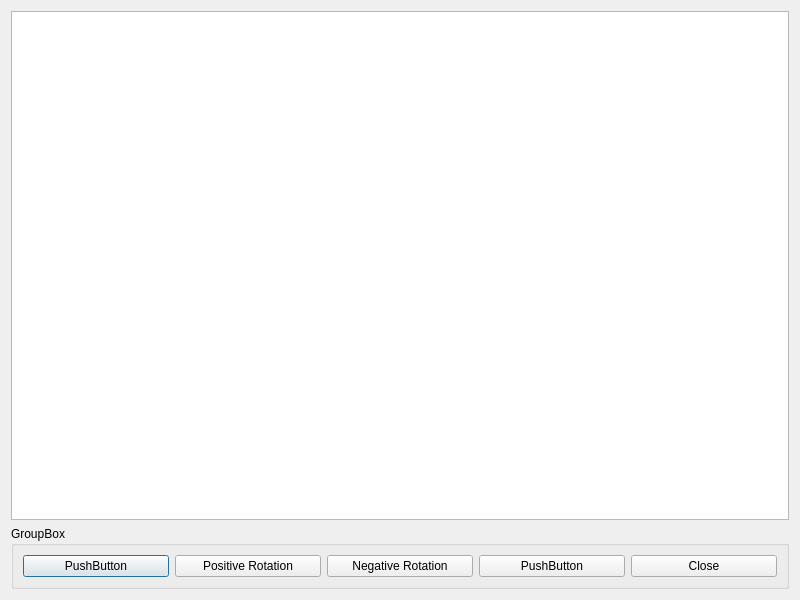
<?xml version="1.0" encoding="UTF-8"?>
<ui version="4.0">
 <class>Dialog</class>
 <widget class="QDialog" name="Dialog">
  <property name="geometry">
   <rect>
    <x>0</x>
    <y>0</y>
    <width>800</width>
    <height>600</height>
   </rect>
  </property>
  <property name="windowTitle">
   <string>Dialog</string>
  </property>
  <layout class="QVBoxLayout" name="verticalLayout">
   <item>
    <widget class="QGraphicsView" name="graphicsView"/>
   </item>
   <item>
    <widget class="QGroupBox" name="groupBox">
     <property name="title">
      <string>GroupBox</string>
     </property>
     <layout class="QGridLayout" name="gridLayout">
      <item row="0" column="0">
       <layout class="QHBoxLayout" name="horizontalLayout">
        <item>
         <widget class="QPushButton" name="pushButton">
          <property name="text">
           <string>PushButton</string>
          </property>
         </widget>
        </item>
        <item>
         <widget class="QPushButton" name="pushButton_rotP">
          <property name="text">
           <string>Positive Rotation</string>
          </property>
         </widget>
        </item>
        <item>
         <widget class="QPushButton" name="pushButton_rotN">
          <property name="text">
           <string>Negative Rotation</string>
          </property>
         </widget>
        </item>
        <item>
         <widget class="QPushButton" name="pushButton_3">
          <property name="text">
           <string>PushButton</string>
          </property>
         </widget>
        </item>
        <item>
         <widget class="QPushButton" name="pushButton_4">
          <property name="text">
           <string>Close</string>
          </property>
         </widget>
        </item>
       </layout>
      </item>
     </layout>
    </widget>
   </item>
  </layout>
 </widget>
 <resources/>
 <connections>
  <connection>
   <sender>pushButton_4</sender>
   <signal>clicked()</signal>
   <receiver>Dialog</receiver>
   <slot>close()</slot>
   <hints>
    <hint type="sourcelabel">
     <x>663</x>
     <y>558</y>
    </hint>
    <hint type="destinationlabel">
     <x>795</x>
     <y>514</y>
    </hint>
   </hints>
  </connection>
 </connections>
</ui>
